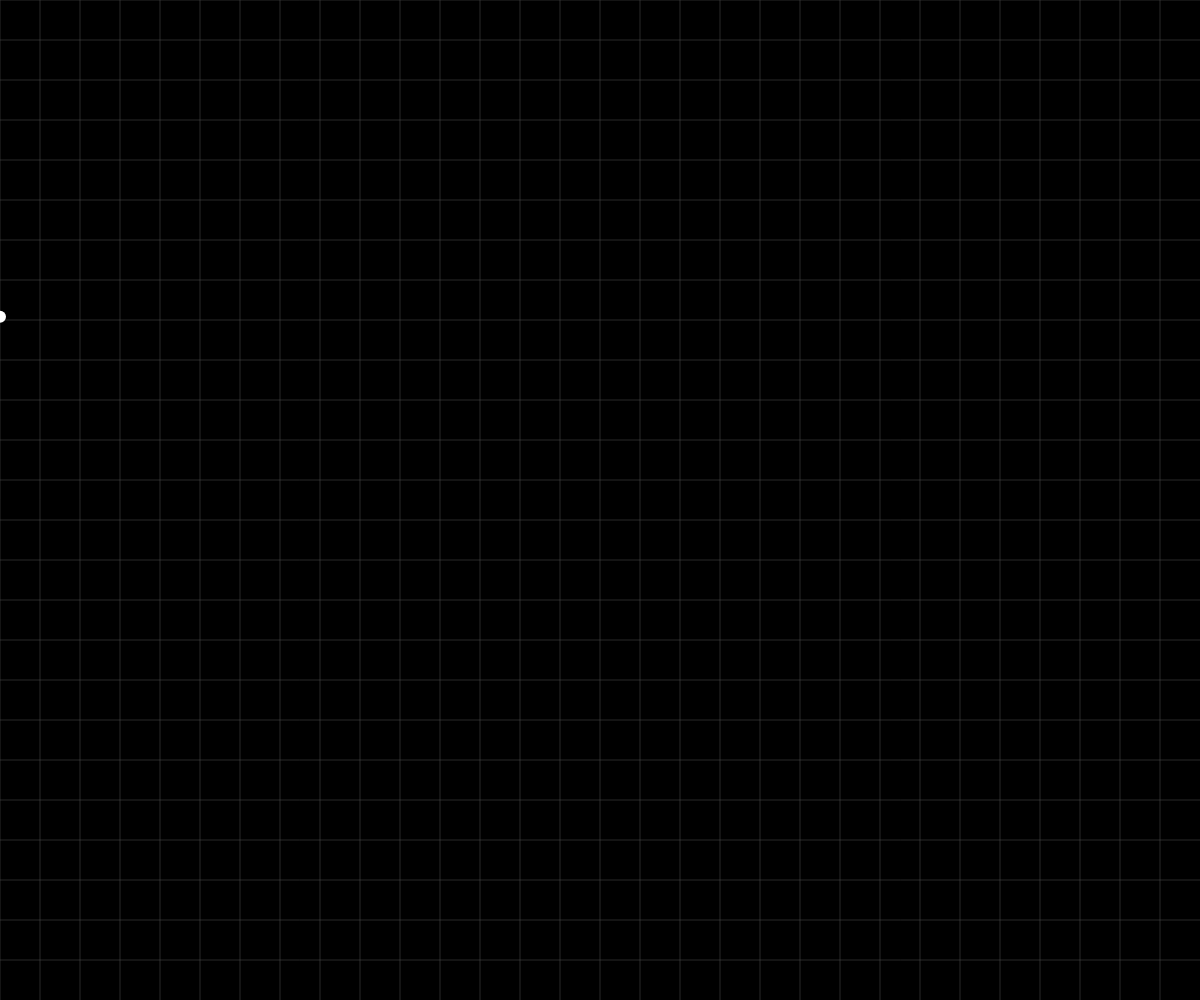
Frame 1 (no input)
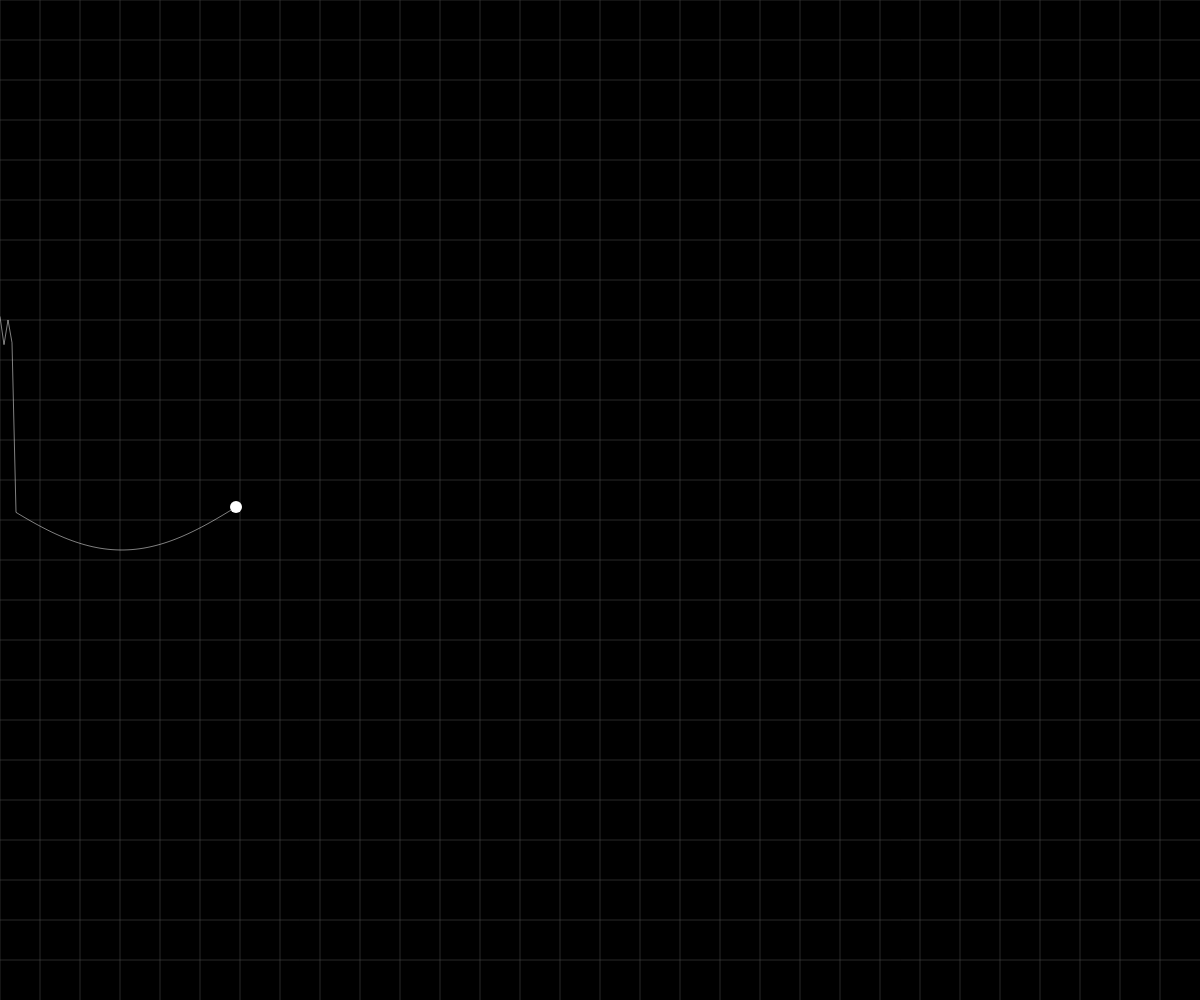
Frame 60 (no input)
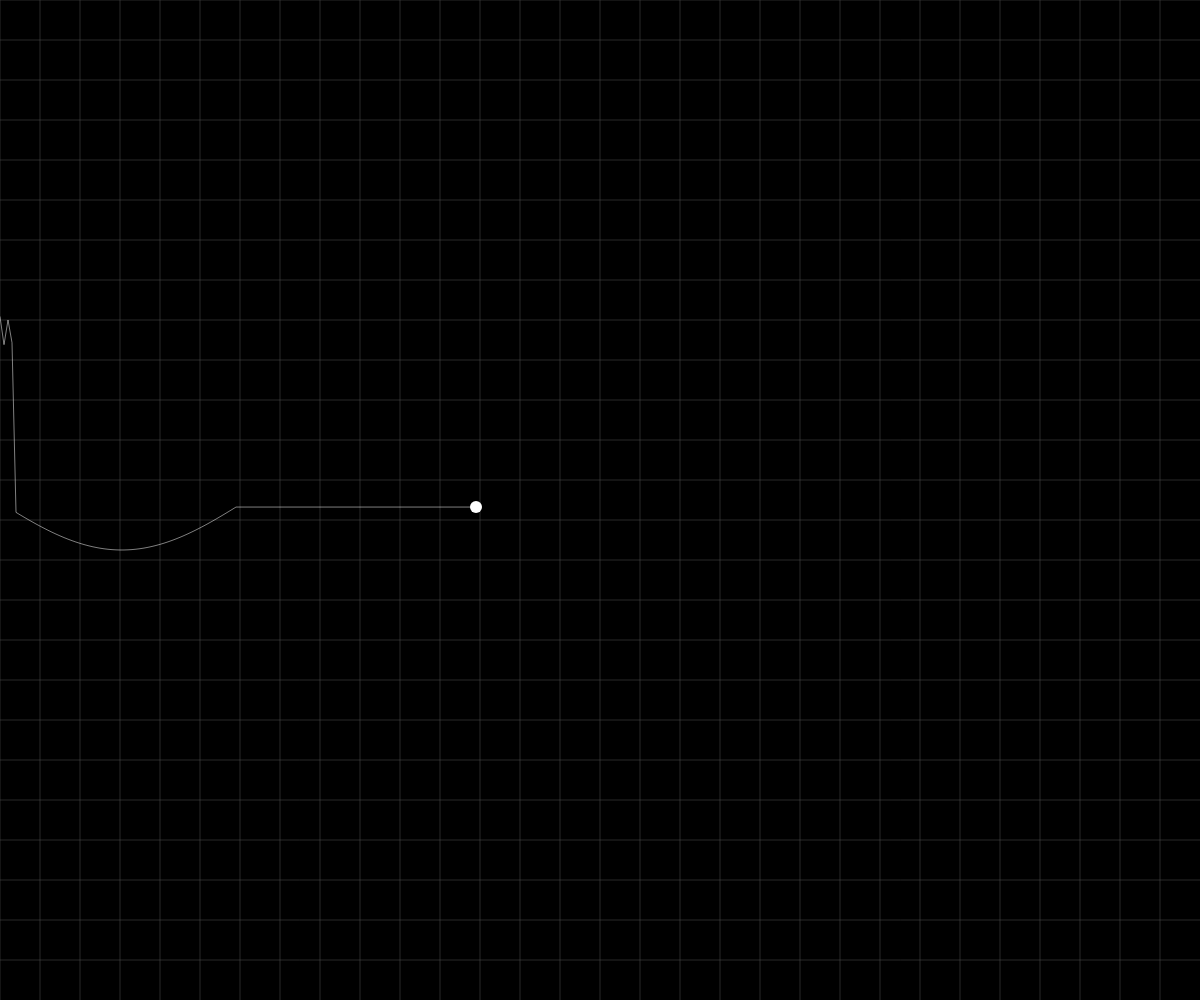
Frame 120 (the mouse pressed at the canvas centre since frame 60)

The p5.js sketch that drew these frames (run headless with seeded random() and noise() and a simulated clock; from frame 60 on, the mouse is pressed at the canvas centre):

// p5.js sketch
// ── sketch.js
/*let posX = 0;
let posY = 0;

let threshold = 400;

function setup() {
  createCanvas(windowWidth, windowHeight);

}

function draw() {
  background(220, 50);

  if (posX < threshold) {
    //farbe vor der Position 400

    fill(178, 212, 178)
  } else {
    //farbe nach der Postition 400
    fill(255, 182, 193)
  }


//Zufallswert für Y position 
//frameCount

if(frameCount% 10 == 0 ){

 posY = random(-100, 100)
}





  rect(posX, height / 2 + posY, 50, 50);

  // posX = posX +1; 

  /*
  
  exakt gleich         posX==350
  kleiner als          posX < 350
  grösser als          posX > 350
  kleiner oder gleich  posX <= 350 (wahr, falls posX 350 ist)
  grösser oder gleich  posX >= 350
  ungleich             posX != 350 (trifft immer zu, ausser posX hat den WErt von 350)
  
  
  */

/*

  if (posX < windowWidth - 50) {
    //falls die Bedingung zutrifft

    posX = posX + 5; //posX++
  }

}
*/

let posX = 0;
let posY = 0;
let heartbeat = true; // solange true → Herz schlägt
let linePoints = []; // speichert die Spur
let baseY;
let gridSpacing = 40; // Abstand der Linien

function setup() {
  createCanvas(windowWidth, windowHeight);
  baseY = height / 2;
  strokeWeight(1);
}

function draw() {
  // Hintergrund (schwarz) und Raster zeichnen
  background(0);
  drawGrid();

  // Herzschlag, falls aktiv
  if (heartbeat) {
    // Puls simulieren
    let t = frameCount * 0.05;
    let pulse = sin(t) * 50; // Grundschwingung
    if (frameCount % 120 < 5) {
      // kurzer "Peak" alle ~2 Sekunden
      pulse -= random(150, 200);
    }
    posY = baseY + pulse;
  }

  // Neuen Punkt hinzufügen
  linePoints.push({ x: posX, y: posY });
  if (linePoints.length > width) {
    linePoints.shift(); // alte Punkte entfernen
  }

  // Spur zeichnen (weiße Linie)
  noFill();
  stroke(255);
  beginShape();
  for (let p of linePoints) {
    vertex(p.x, p.y);
  }
  endShape();

  // Ball zeichnen
  fill(255);
  noStroke();
  ellipse(posX, posY, 12, 12);

  // Bewegung nach rechts
  posX += 4;
  if (posX > width) {
    posX = 0;
    linePoints = [];
  }
}

// Mausclick → Flatline (Herz hört auf)
function mousePressed() {
  heartbeat = !heartbeat;
}

// Rasterfunktion
function drawGrid() {
  stroke(80);
  strokeWeight(0.5);

  for (let x = 0; x < width; x += gridSpacing) {
    line(x, 0, x, height);
  }
  for (let y = 0; y < height; y += gridSpacing) {
    line(0, y, width, y);
  }
}
